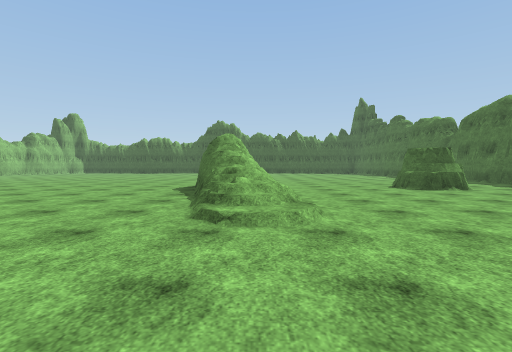
View 1 (above)

22 first-person views from a walk through a Unity game level. The camera is 1.3 m above the floor, tilts 2° down and sees 85° across. The floor is counted in squares, 2.4 m on a side. Each view is taken from the middle of a square. On the plan, view 1 faces up. The plan holds only what a view shows up to about 9 squares ahead; the rest is blank. The player character is not drawn. Surface patterns are stand-ins for the level's own textures.

View 2
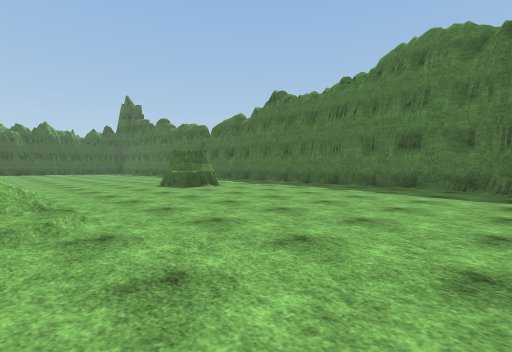

View 3
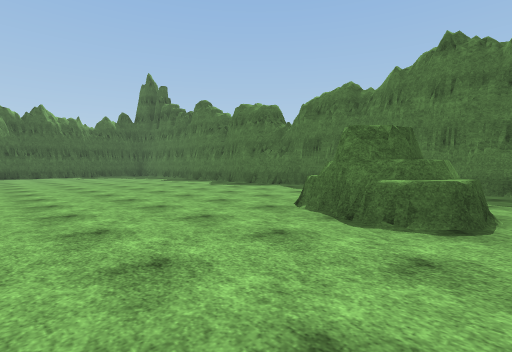

View 4
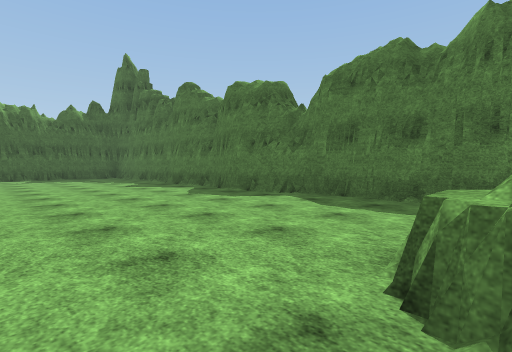

View 5
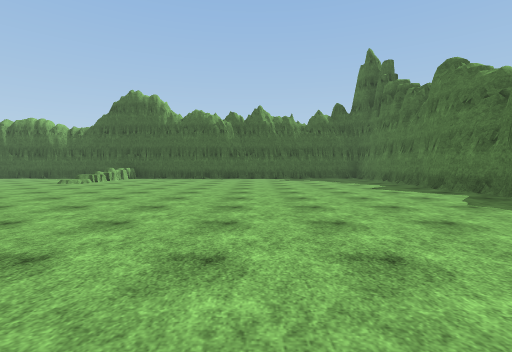

View 6
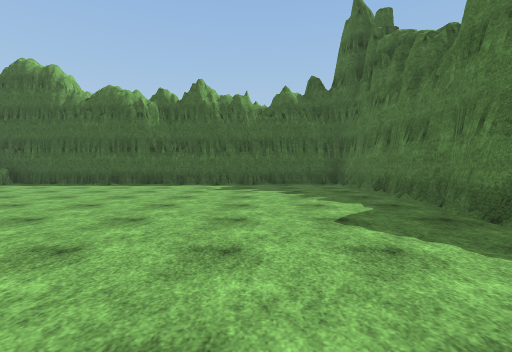

View 7
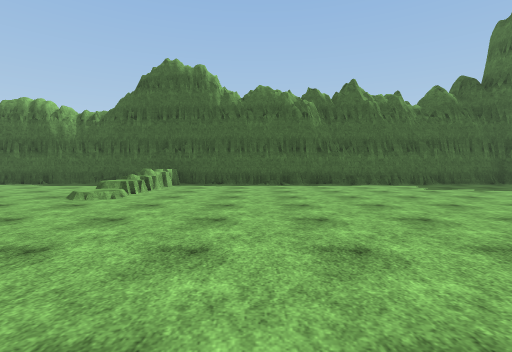

View 8
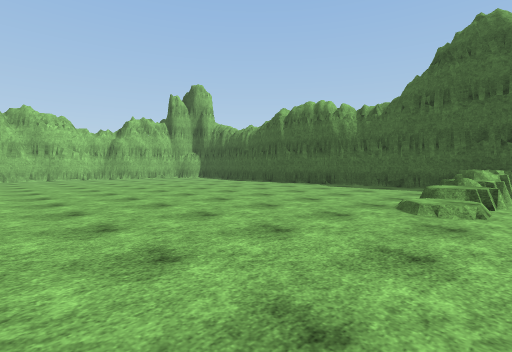

View 9
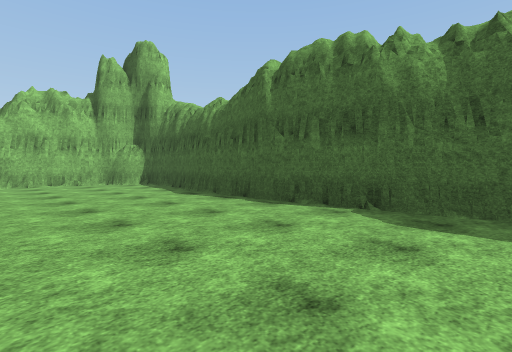

View 10
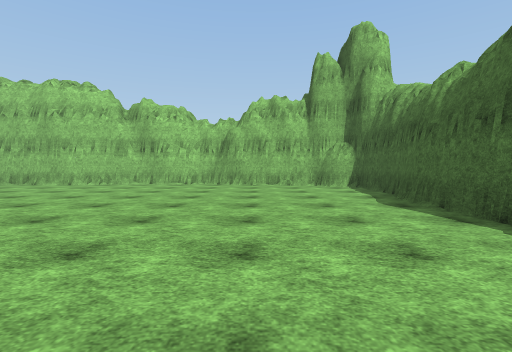

View 11
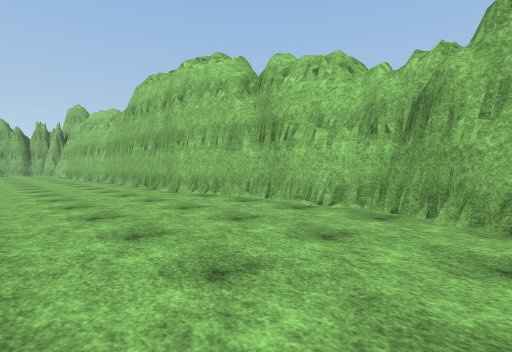

View 12
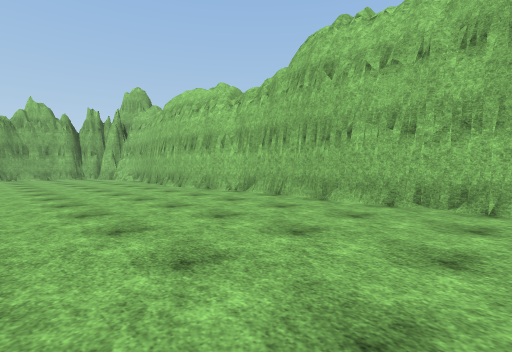

View 13
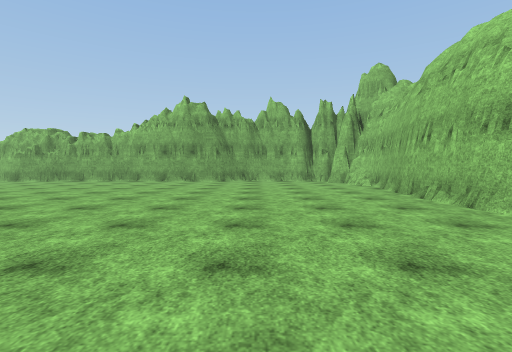

View 14
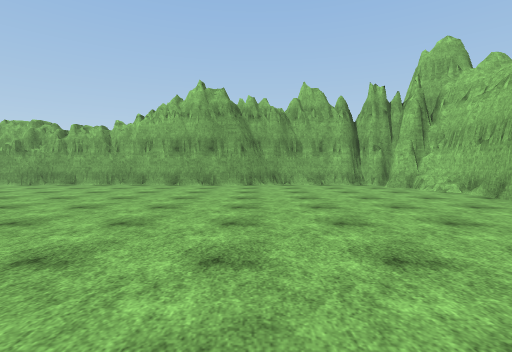

View 15
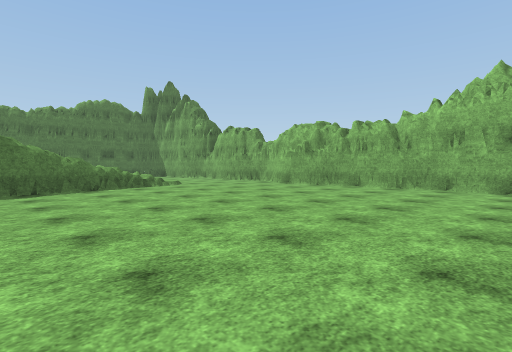

View 16
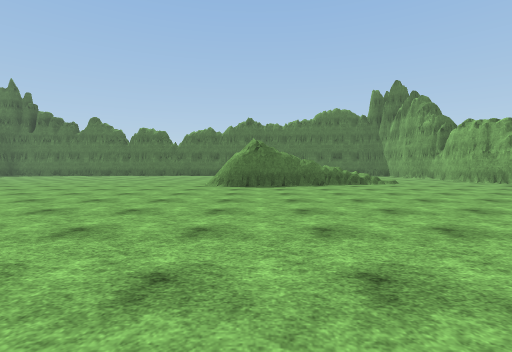

View 17
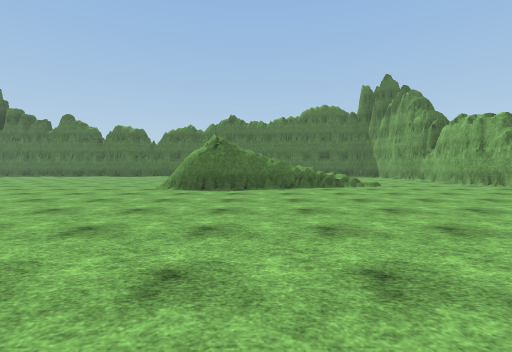

View 18
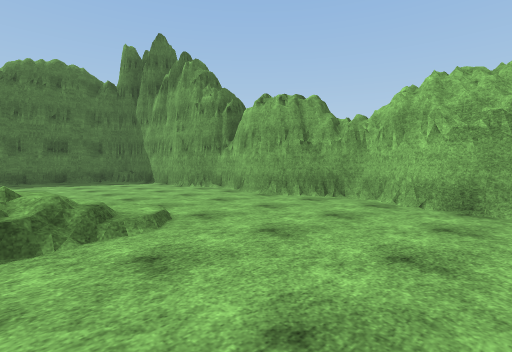

View 19
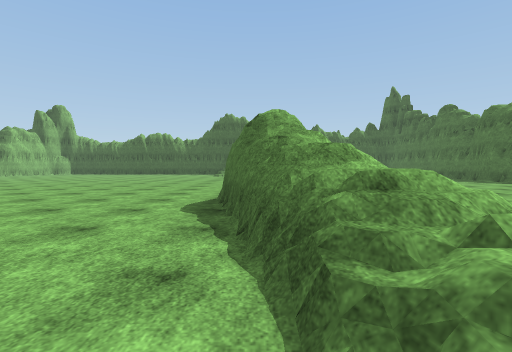

View 20
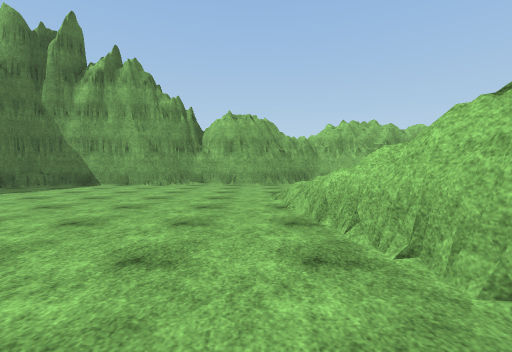

View 21
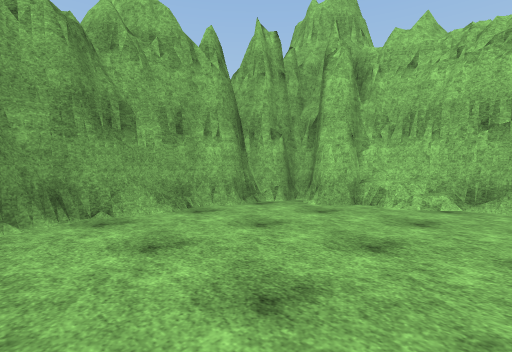

View 22
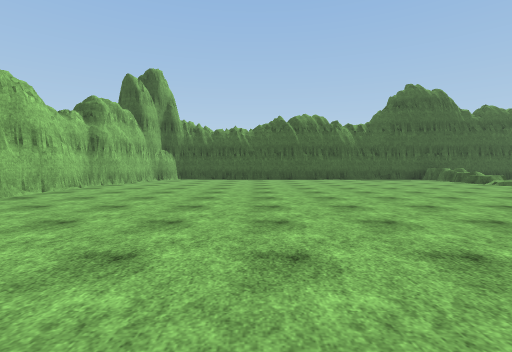

### Floor plan
Key: @ floor where view 1 was taken; # wall or solid block; . main floor; : floor 0.25 m higher than the main floor; / step, stairs or slope; = window, fence, low wall or low ledge; ^ raised ledge.
Columns run from 15 left of view 1 to 8 right of it. Each row starts with its distance up from view 1.
 22  #######################
 21  #..........^..///////.#
 20  #..........^..........#
 19 ##..........^..........#
 18 #...........=..........#
 17 #......................#
 16 #......................#
 15 #......................#
 14 ##.....................#
 13  #.......   ...........#
 12  #.....................#
 11  #.....................#
 10  #....  ...............#
  9  #.... ................#
  8  #............#....##..#
  7  #............##...##..#
  6  #............##.......#
  5  #............=#.......#
  4 ##............/=.......#
  3 #..............:.......#
  2 ##.....................#
  1  #.....................#
  0  ###.###....##.@...#####
 -1    ### #############

Positions as (right, up) in squares from view 1, and headings:
1: (0, 0), facing up
2: (0, 0), facing up-right
3: (1, 6), facing up-right
4: (3, 8), facing up-right
5: (3, 9), facing up
6: (5, 13), facing up
7: (0, 13), facing up
8: (-2, 14), facing up-left
9: (-5, 18), facing up-left
10: (-6, 19), facing left
11: (-11, 19), facing down-left
12: (-10, 13), facing down-left
13: (-11, 10), facing down
14: (-10, 8), facing down
15: (-8, 7), facing down-right
16: (-9, 7), facing right
17: (-8, 6), facing right
18: (-3, 4), facing down-right
19: (-1, 3), facing up
20: (1, 8), facing down
21: (-10, 3), facing down-left
22: (-10, 10), facing up
